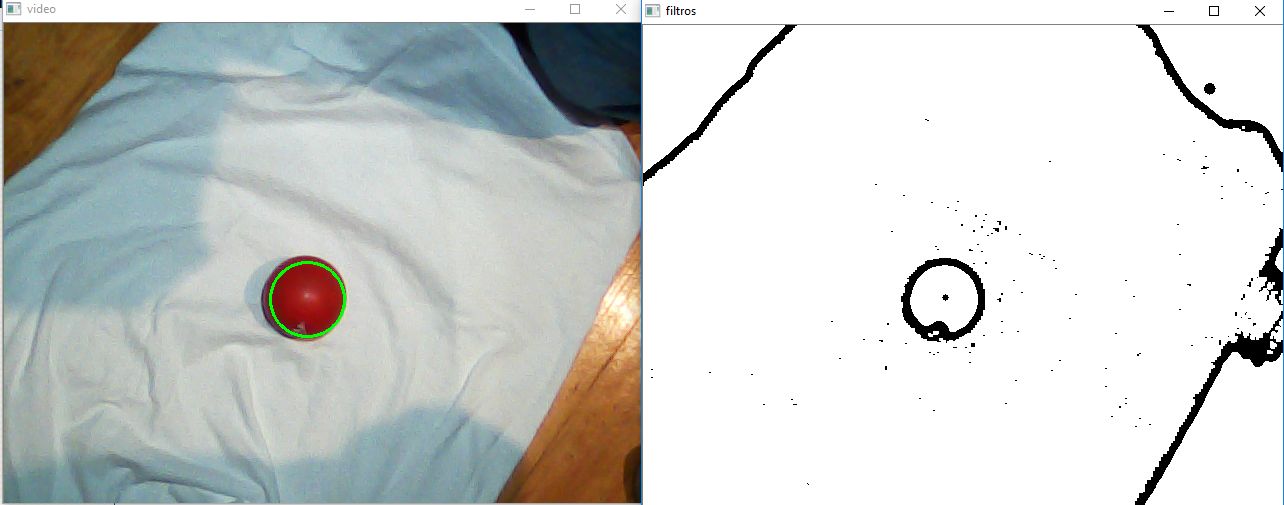
#> input picture clase19-01-2019/programas clase/ball.PNG, 1284 x 505 px, given in place of the camera
$ jupyter execute --allow-errors 'Clase 19-01-2019.ipynb'   (text cells are left out)
#> lines starting #> are read from the running program, lines starting #| are printed output that depends on the picture; after the words box and inside, x2 and y2 are one past the last pixel; in counts of white or black regions, pixels touching at a corner belong together
[cell 1]
import cv2
print(cv2.__version__)
print([x for x in dir(cv2) if x.startswith('COLOR_')])

[cell 2]
import cv2 as cv
import numpy as np
cap = cv.VideoCapture(0)
while(True):
    _ , frame = cap.read()
#> frame is the input picture: shape (505, 1284, 3); mean B, G, R 206.5, 208.6, 205.3
    hsv = cv.cvtColor(frame, cv.COLOR_BGR2HSV)
#> hsv: shape (505, 1284, 3); mean H, S, V 33.1, 24.6, 213.3

    cv.imshow('original', frame)
    cv.imshow('H channel', hsv[:,:,0])
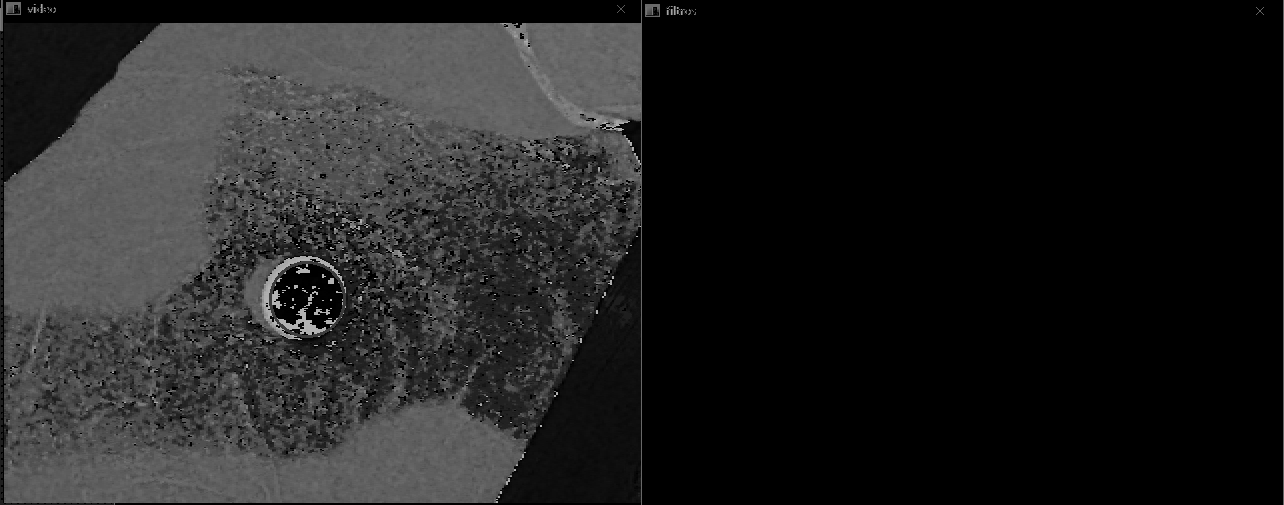
#> window 'H channel': shape (505, 1284); min 0, max 179, mean 33.1
    cv.imshow('S channel', hsv[:,:,1])
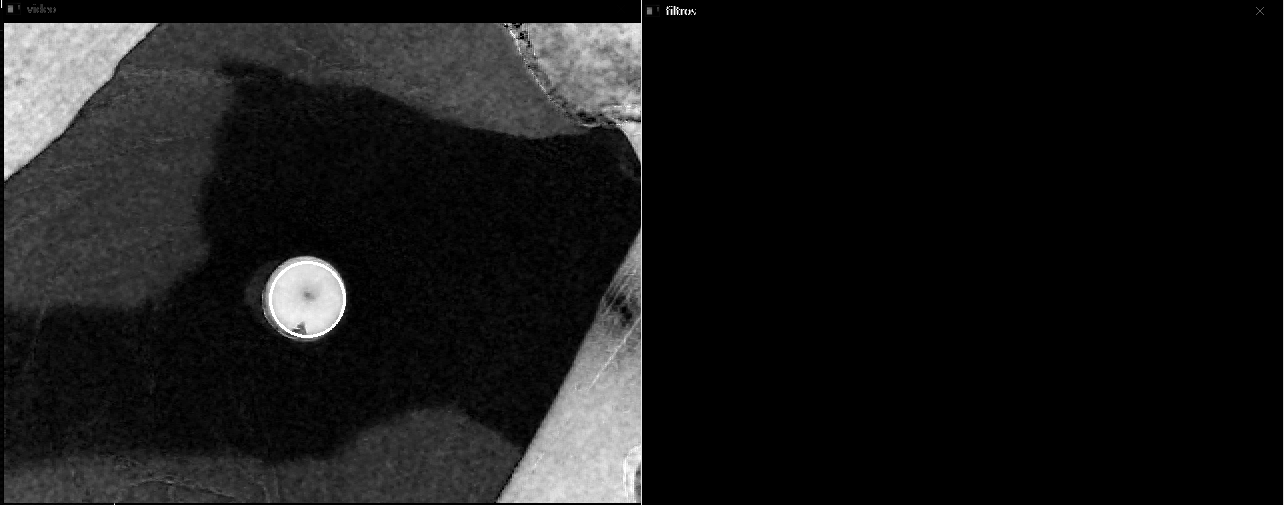
#> window 'S channel': shape (505, 1284); min 0, max 255, mean 24.6
    cv.imshow('V channel', hsv[:,:,2])
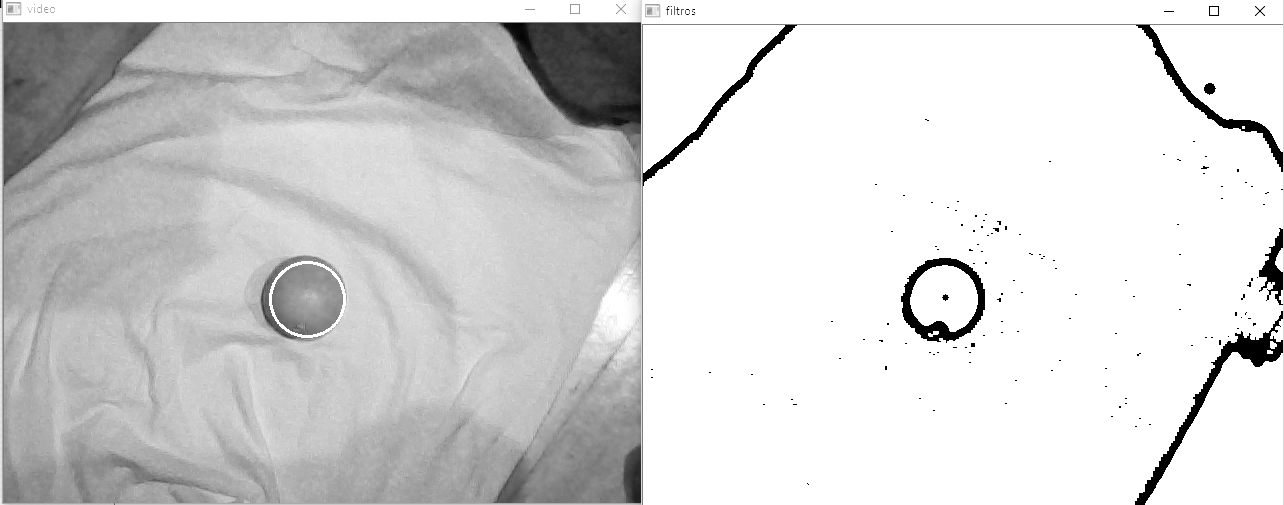
#> window 'V channel': shape (505, 1284); min 0, max 255, mean 213.3
    k = cv.waitKey(5)
#> (key q is pressed here)
    if k == 27:
        break
cap.release()
cv.destroyAllWindows()

[cell 3]
import cv2
import numpy as np

cap = cv2.VideoCapture(0)

def nothing(x):
    pass

#Creamos una ventana llamada 'image' en la que habra todos los sliders
cv2.namedWindow('image')
cv2.createTrackbar('Hue Minimo','image',0,255,nothing)
cv2.createTrackbar('Hue Maximo','image',0,255,nothing)
cv2.createTrackbar('Saturation Minimo','image',0,255,nothing)
cv2.createTrackbar('Saturation Maximo','image',0,255,nothing)
cv2.createTrackbar('Value Minimo','image',0,255,nothing)
cv2.createTrackbar('Value Maximo','image',0,255,nothing)

while(1):
  _,frame = cap.read() #Leer un frame
  hsv = cv2.cvtColor(frame, cv2.COLOR_BGR2HSV) #Convertirlo a espacio de color HSV

  #Los valores maximo y minimo de H,S y V se guardan en funcion de la posicion de los sliders
  hMin = cv2.getTrackbarPos('Hue Minimo','image')
  hMax = cv2.getTrackbarPos('Hue Maximo','image')
  sMin = cv2.getTrackbarPos('Saturation Minimo','image')
  sMax = cv2.getTrackbarPos('Saturation Maximo','image')
  vMin = cv2.getTrackbarPos('Value Minimo','image')
  vMax = cv2.getTrackbarPos('Value Maximo','image')

  #Se crea un array con las posiciones minimas y maximas
  lower=np.array([hMin,sMin,vMin])
  upper=np.array([hMax,sMax,vMax])

  #Deteccion de colores
  mask = cv2.inRange(hsv, lower, upper)
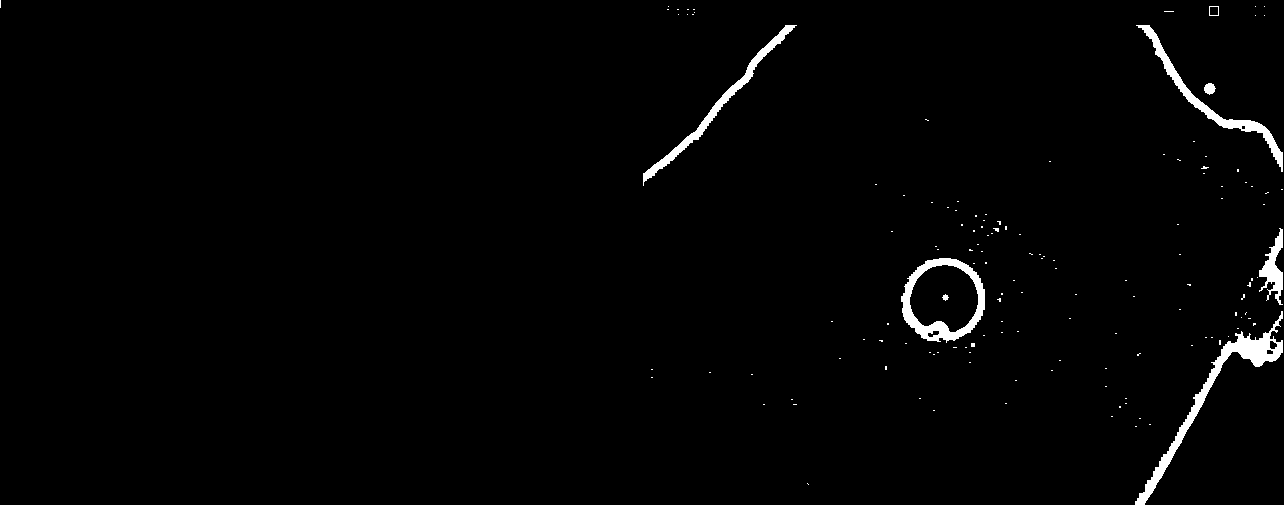
#> mask: shape (505, 1284); 1.5% white; 142 white regions (134 under 20 px), largest, box (x1, y1, x2, y2) and area: (1135, 311, 1283, 505) 2698, (901, 258, 985, 343) 2059, (1136, 25, 1283, 172) 1724

  #Mostrar los resultados y salir
  cv2.imshow('camara',frame)
  cv2.imshow('mask',mask)
  if cv2.waitKey(1) & 0xFF == ord('q'):
#> (key q is pressed here)
#> `framegrey1 = cv2.cvtColor(frame, cv2.COLOR_RGB2GRAY)`:
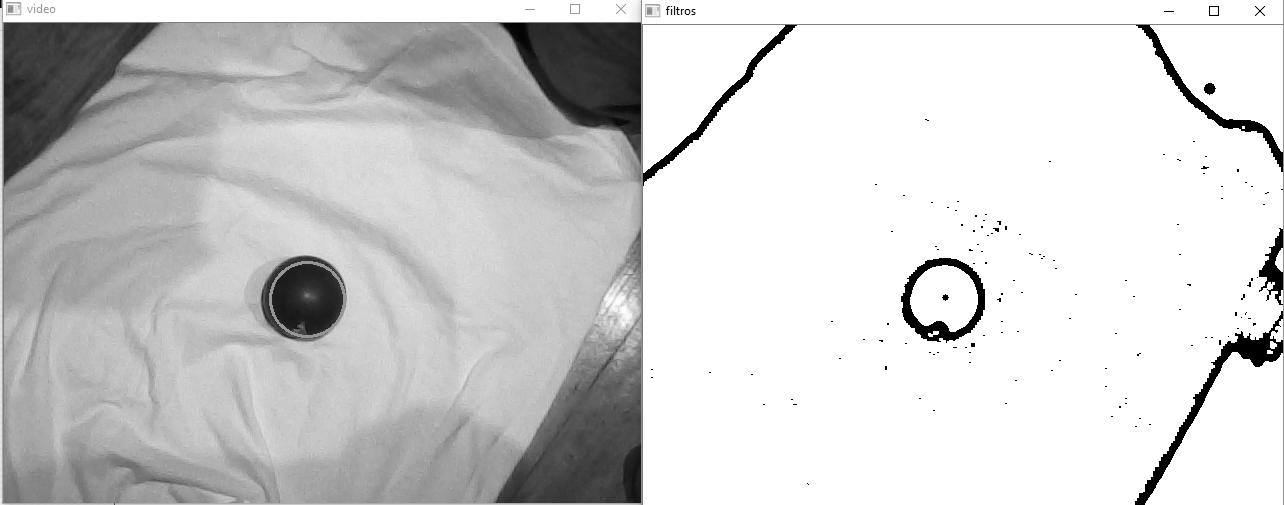
#> framegrey1: shape (505, 1284); min 0, max 255, mean 207.6
#> `gray = cv2.adaptiveThreshold(gray,255,cv2.ADAPTIVE_THRESH_GAUSSIAN_C,c..`:
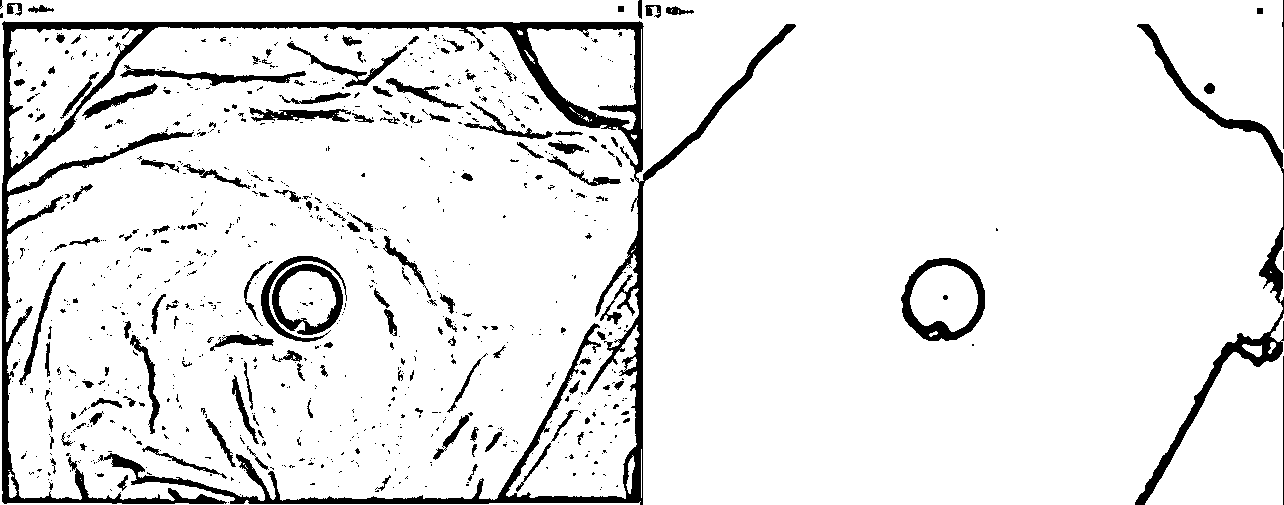
#> gray: shape (505, 1284); 91.4% white; 903 black regions (740 under 20 px), largest, box (x1, y1, x2, y2) and area: (2, 21, 796, 505) 26091, (1135, 24, 1284, 505) 5153, (901, 258, 985, 341) 2065
    break
cap.release()
cv2.destroyAllWindows()

[cell 4]
#Librerias necesarias
import cv2
import numpy as np

maxCirculos=6
maxCirculos=maxCirculos-1

video = cv2.VideoCapture(0)

#> (the rest of this cell did not finish here and is left out)
